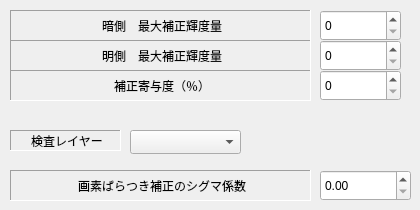
   <widget class="QWidget" name="tab_2">
    <attribute name="title">
     <string>補正</string>
    </attribute>
    <widget class="QSpinBox" name="EditAdjustWhite">
     <property name="geometry">
      <rect>
       <x>320</x>
       <y>40</y>
       <width>81</width>
       <height>31</height>
      </rect>
     </property>
     <property name="maximum">
      <number>255</number>
     </property>
    </widget>
    <widget class="QSpinBox" name="EditAdjustBlack">
     <property name="geometry">
      <rect>
       <x>320</x>
       <y>10</y>
       <width>81</width>
       <height>31</height>
      </rect>
     </property>
     <property name="maximum">
      <number>255</number>
     </property>
    </widget>
    <widget class="QLabel" name="label_25">
     <property name="geometry">
      <rect>
       <x>10</x>
       <y>10</y>
       <width>301</width>
       <height>31</height>
      </rect>
     </property>
     <property name="frameShape">
      <enum>QFrame::Panel</enum>
     </property>
     <property name="frameShadow">
      <enum>QFrame::Sunken</enum>
     </property>
     <property name="text">
      <string>暗側　最大補正輝度量</string>
     </property>
     <property name="alignment">
      <set>Qt::AlignCenter|Qt::AlignHCenter|Qt::AlignLeading|Qt::AlignLeft|Qt::AlignVCenter</set>
     </property>
    </widget>
    <widget class="QLabel" name="label_26">
     <property name="geometry">
      <rect>
       <x>10</x>
       <y>40</y>
       <width>301</width>
       <height>31</height>
      </rect>
     </property>
     <property name="frameShape">
      <enum>QFrame::Panel</enum>
     </property>
     <property name="frameShadow">
      <enum>QFrame::Sunken</enum>
     </property>
     <property name="text">
      <string>明側　最大補正輝度量</string>
     </property>
     <property name="alignment">
      <set>Qt::AlignCenter|Qt::AlignHCenter|Qt::AlignLeading|Qt::AlignLeft|Qt::AlignVCenter</set>
     </property>
    </widget>
    <widget class="QDoubleSpinBox" name="doubleSpinBoxVarietySigma">
     <property name="geometry">
      <rect>
       <x>320</x>
       <y>170</y>
       <width>91</width>
       <height>31</height>
      </rect>
     </property>
    </widget>
    <widget class="QLabel" name="label_60">
     <property name="geometry">
      <rect>
       <x>10</x>
       <y>170</y>
       <width>301</width>
       <height>31</height>
      </rect>
     </property>
     <property name="frameShape">
      <enum>QFrame::Panel</enum>
     </property>
     <property name="frameShadow">
      <enum>QFrame::Sunken</enum>
     </property>
     <property name="text">
      <string>画素ばらつき補正のシグマ係数</string>
     </property>
     <property name="alignment">
      <set>Qt::AlignCenter|Qt::AlignHCenter|Qt::AlignLeading|Qt::AlignLeft|Qt::AlignVCenter</set>
     </property>
    </widget>
    <widget class="QComboBox" name="comboBoxUseOneLayer">
     <property name="geometry">
      <rect>
       <x>130</x>
       <y>130</y>
       <width>111</width>
       <height>24</height>
      </rect>
     </property>
    </widget>
    <widget class="QLabel" name="label_61">
     <property name="geometry">
      <rect>
       <x>10</x>
       <y>130</y>
       <width>111</width>
       <height>21</height>
      </rect>
     </property>
     <property name="frameShape">
      <enum>QFrame::Panel</enum>
     </property>
     <property name="frameShadow">
      <enum>QFrame::Sunken</enum>
     </property>
     <property name="text">
      <string>検査レイヤー</string>
     </property>
     <property name="alignment">
      <set>Qt::AlignCenter|Qt::AlignHCenter|Qt::AlignLeading|Qt::AlignLeft|Qt::AlignVCenter</set>
     </property>
    </widget>
    <widget class="QSpinBox" name="EditAdjustContribute">
     <property name="geometry">
      <rect>
       <x>320</x>
       <y>70</y>
       <width>81</width>
       <height>31</height>
      </rect>
     </property>
     <property name="maximum">
      <number>1000</number>
     </property>
     <property name="singleStep">
      <number>0</number>
     </property>
    </widget>
    <widget class="QLabel" name="label_141">
     <property name="geometry">
      <rect>
       <x>10</x>
       <y>70</y>
       <width>301</width>
       <height>31</height>
      </rect>
     </property>
     <property name="frameShape">
      <enum>QFrame::Panel</enum>
     </property>
     <property name="frameShadow">
      <enum>QFrame::Sunken</enum>
     </property>
     <property name="text">
      <string>補正寄与度（％）</string>
     </property>
     <property name="alignment">
      <set>Qt::AlignCenter|Qt::AlignHCenter|Qt::AlignLeading|Qt::AlignLeft|Qt::AlignVCenter</set>
     </property>
    </widget>
   </widget>
